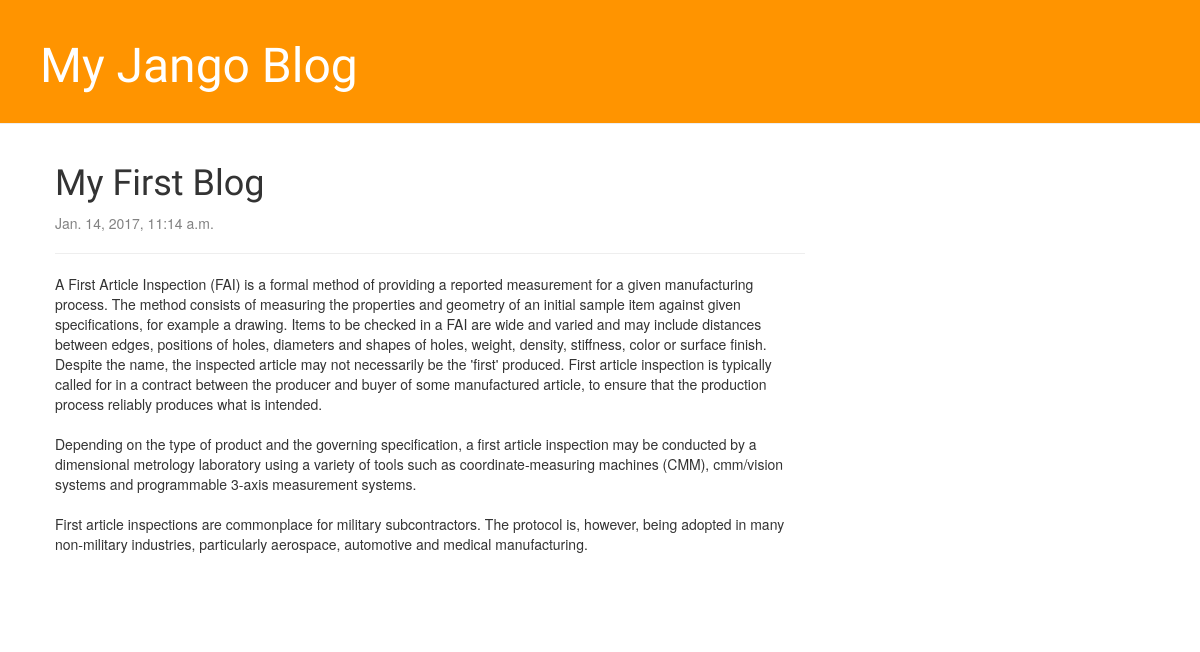
The app's page /post/2/ with its own data.
### blog/models.py (models this page shows, shortened)
class Post(models.Model):
    author = models.ForeignKey('auth.User')
    title = models.CharField(max_length=200)
    text = models.TextField()
    created_date = models.DateTimeField(default=timezone.now())
    published_date = models.DateTimeField(blank=True, null=True)

### blog/views.py (the view)
# urls.py: url(r'^post/(?P<pk>\d+)/$', views.post_detail, name='post_detail'),
def post_detail(request, pk):
    post = get_object_or_404(Post, pk=pk)
    return render(request, 'blog/post_detail.html', {'post': post})

### blog/templates/blog/post_detail.html (shortened to what this page needs)
{% extends 'blog/base.html' %}
{% block content %}
    <div class="post">
        <h1>{{ post.title }}</h1>
        {% if post.published_date %}
            <div class="date">
                {{ post.published_date }}
            </div>
        {% endif %}
        <hr>
        <p>{{ post.text|linebreaksbr }}</p>
    </div>
{% endblock %}

### records on screen
Post: title "My First Blog", published_date "Jan. 14, 2017, 11:14 a.m.", text "A First Article Inspection (FAI) is a formal method of providing a reported measurement for a given manufacturing process. The method consists of measuring the properties and geometry of an initial sample item against given specifications, for example a drawing. Items to be checked in a FAI are wide and varied and may include distances between edges, positions of holes, diameters and shapes of holes, weight, density, stiffness, color or surface finish. Despite the name, the inspected article may not necessarily be the 'first' produced. First article inspection is typically called for in a contract between the producer and buyer of some manufactured article, to ensure that the production…"
